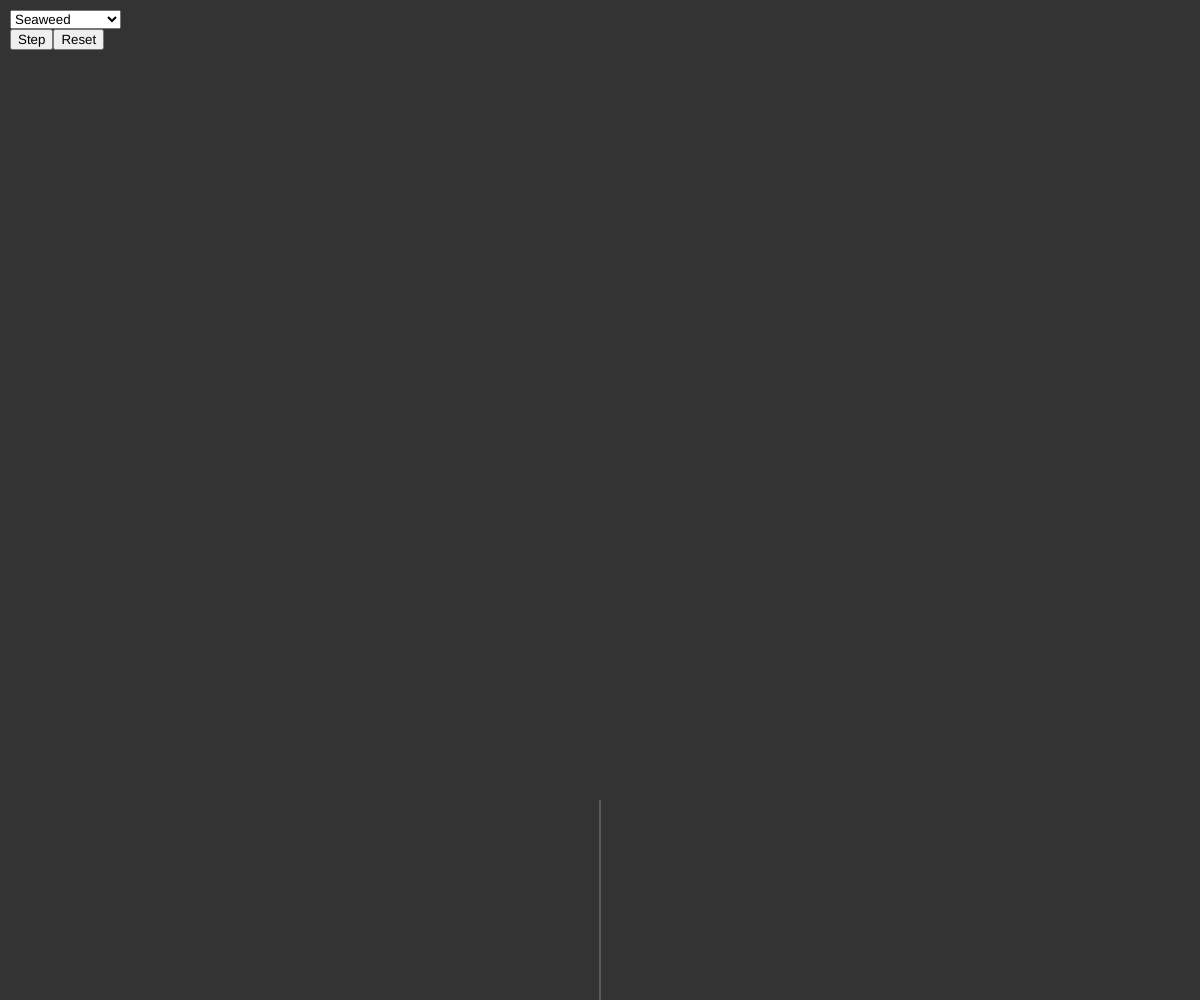
Frame 1 (no input)
Frame 60 (no input): identical to frame 1, image omitted
Frame 120 (the mouse pressed at the canvas centre since frame 60): identical to frame 1, image omitted

The p5.js sketch that drew this single still picture (run headless with seeded random() and noise() and a simulated clock; from frame 60 on, the mouse is pressed at the canvas centre):

// p5.js sketch
// ── sketch.js
var lsystem;
var select;

function LSystem(axiom, productions, len, angle, maxDepth, x, y) {
  this.axiom = axiom;
  this.productions = productions;
  this.len = len;
  this.angle = angle;
  this.maxDepth = maxDepth;
  this.x = x;
  this.y = y;
  this.string = axiom;
  this.depth = 0;

  this.step = function() {
    if (this.depth >= this.maxDepth) {
      return;
    }
    var result = '';
    for (var ii = 0; ii < this.string.length; ++ii) {
      var cur = this.string.charAt(ii);
      if (cur in this.productions) {
        result += this.productions[cur];
      } else {
        result += cur;
      }
    }
    this.depth++;
    this.string = result;
    this.draw();
  }

  this.reset = function() {
    this.string = this.axiom;
    this.depth = 0;
    this.draw();
  }

  this.toString = function() {
    return this.string;
  }

  this.draw = function() {
    resetMatrix();
    clear();
    background(51);
    stroke(255, 255, 255, 100);
    noFill();
    translate(x, y);
    for (var ii = 0; ii < this.string.length; ++ii) {
      var cur = this.string.charAt(ii);
      switch(cur) {
        case 'F':
          line(0, 0, 0, -this.len*Math.pow(2, -this.depth));
          translate(0, -this.len*Math.pow(2, -this.depth));
          break;
        case '+':
          rotate(this.angle);
          break;
        case '-':
          rotate(-this.angle);
          break;
        case '[':
          push();
          break;
        case ']':
          pop();
          break;
        default:
          console.log('encountered unknown character in string');
      }
    }
    redraw();
  }
}

function getNamedLSystem(name) {
  switch(name) {
    case 'Box':
      return new LSystem('F+F+F+F', { F: 'FF+F+F+F+FF' }, 100, PI/2, 5, 0, height);
    case 'Koch Curve':
      return new LSystem('F+F+F+F', { F: 'F+F-F-FF+F+F-F' }, 50, PI/2, 4, width/5.0, height*4/5.0);
    case 'Rings':
      return new LSystem('F+F+F+F', { F: 'FF+F+F+F+F+F-F' }, 50, PI/2, 5, width/5.0, height/5.0);
    case 'Hilbert Curve I':
      return new LSystem('X', { X: '+YF-XFX-FY+', Y: '-XF+YFY+FX-' }, width/2.0, PI/2, 7, 0, height);
    case 'Hilbert Curve II':
      return new LSystem('X', { X: 'XFYFX+F+YFXFY-F-XFYFX', Y: 'YFXFY-F-XFYFX+F+YFXFY' }, width/8.0, PI/2, 4, 0, height);
    case 'Seaweed':
    default:
      return new LSystem('F', { F: 'FF+[+F-F-F]-[-F+F+F]' }, 200, radians(22), 5, width/2.0, height);
  }
}

function selectNamedLSystem() {
  lsystem = getNamedLSystem(select.value());
  lsystem.step();
}

function setup() {
  createCanvas(window.innerWidth, window.innerHeight);

  var container = createDiv('');
  container.class('config');
  select = createSelect();
  select.option('Seaweed');
  select.option('Box');
  select.option('Koch Curve');
  select.option('Rings');
  select.option('Hilbert Curve I');
  select.option('Hilbert Curve II');

  var buttons = createDiv('');
  var stepButton = createButton('Step');
  var resetButton = createButton('Reset');
  stepButton.mousePressed(function() {
    lsystem.step();
  });
  resetButton.mousePressed(function() {
    lsystem.reset();
  });
  buttons.child(stepButton);
  buttons.child(resetButton);
  container.child(select);
  container.child(buttons);
  container.position(10, 10);

  lsystem = getNamedLSystem('Seaweed');
  lsystem.draw();

  select.changed(selectNamedLSystem);
}

function draw() {
}
